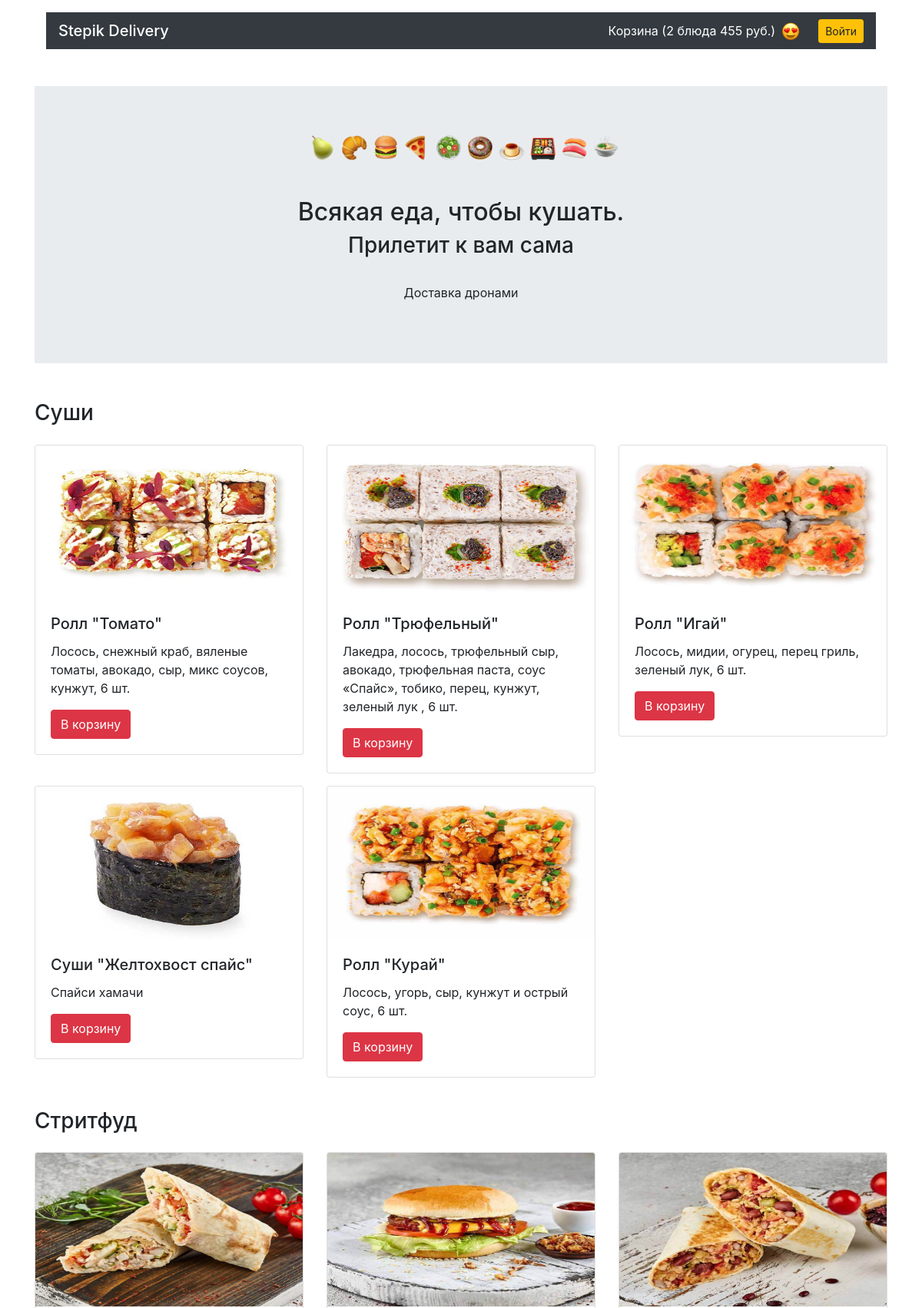
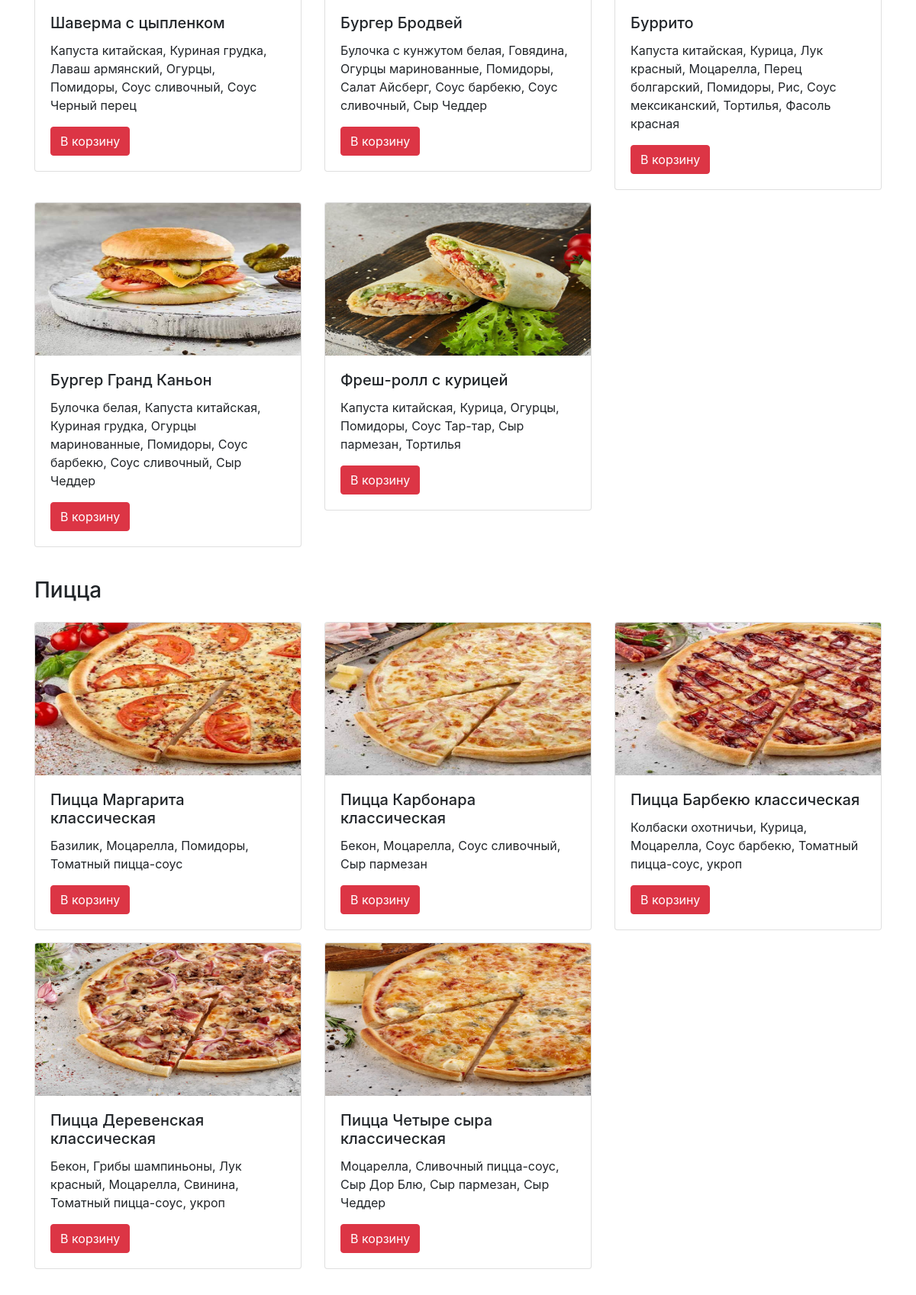
The page / (upper part) on the database its author committed (2 pictures, top to bottom).
### models.py (models this page shows)
class Category(db.Model):
    id = db.Column(db.Integer, primary_key=True)
    title = db.Column(db.String, nullable=False, unique=True)
    dish = db.relationship('Dish')

class Dish(db.Model):
    id = db.Column(db.Integer, primary_key=True)
    title = db.Column(db.String, nullable=False, unique=True)
    price = db.Column(db.Float, nullable=False)
    description = db.Column(db.String, nullable=False, unique=True)
    picture = db.Column(db.String, nullable=False, unique=True)
    category_id = db.Column(db.Integer, db.ForeignKey('category.id'))
    orders = db.relationship('Order', secondary=dishes_list, back_populates='dishes')

### views.py (the view)
@app.route('/')
def render_main():
    category_list = db.session.query(Category).all()
    dishes_items = db.session.query(Dish).all()
    return render_template('main.html', category_list=category_list, dishes_items=dishes_items)

### templates/main.html (shortened to what this page needs)
{% extends 'base.html' %}
{% block container %}
    {% include 'header.html' %}
    <section class="my-5 jumbotron jumbotron-fluid">
        <div class="text-center">
            <img class="ml-2" alt="" width="401" height="33">
            <h1 class="h2 mt-5 m-2">Всякая еда, чтобы кушать.</h1>
            <h2 class="h3">Прилетит к вам сама</h2>
            <p class="pt-4">Доставка дронами</p>
        </div>
    </section>
    {% for category in category_list %}
        <section>
            <h3 class="my-4">{{ category.title }}</h3>
            <div class="row mt-4">
                {% for item in dishes_items %}
                    {% if item.category_id==category.id  %}
                            <div class="col-12 col-md-4">
                                <div class="card mb-3">
                                    <img src='../static/pictures/{{ item.picture }}' width="300" height="200"
                                         class="card-img-top" alt="">
                                    <div class="card-body">
                                        <h4 class="h5 card-title">{{ item.title }}</h4>
                                        <p class="card-text">{{ item.description }}</p>
                                        <a href="/cart/" class="btn btn-danger">В корзину</a>
                                    </div>
                                </div>
                            </div>
                    {% endif %}
                {% endfor %}
            </div>
        </section>
    {% endfor %}
{% endblock %}

### templates/base.html (style rules this page uses)
html { position: relative; min-height: 100%; }
body { margin-bottom: 60px; }

### rows shown on the page
Category: title "Суши"
Dish: picture (picture), title "Ролл \"Томато\"", description "Лосось, снежный краб, вяленые томаты, авокадо, сыр, микс соусов, кунжут, 6 шт."
Dish: picture (picture), title "Ролл \"Трюфельный\"", description "Лакедра, лосось, трюфельный сыр, авокадо, трюфельная паста, соус «Спайс», тобико, перец, кунжут, зеленый лук , 6 шт."
Dish: picture (picture), title "Ролл \"Игай\"", description "Лосось, мидии, огурец, перец гриль, зеленый лук, 6 шт."
Dish: picture (picture), title "Суши \"Желтохвост спайс\"", description "Спайси хамачи"
Dish: picture (picture), title "Ролл \"Курай\"", description "Лосось, угорь, сыр, кунжут и острый соус, 6 шт."
Category: title "Стритфуд"
Dish: picture (picture), title "Шаверма с цыпленком", description "Капуста китайская, Куриная грудка, Лаваш армянский, Огурцы, Помидоры, Соус сливочный, Соус Черный перец"
Dish: picture (picture), title "Бургер Бродвей", description "Булочка с кунжутом белая, Говядина, Огурцы маринованные, Помидоры, Салат Айсберг, Соус барбекю, Соус сливочный, Сыр Чеддер"
Dish: picture (picture), title "Буррито", description "Капуста китайская, Курица, Лук красный, Моцарелла, Перец болгарский, Помидоры, Рис, Соус мексиканский, Тортилья, Фасоль красная"
Dish: picture (picture), title "Бургер Гранд Каньон", description "Булочка белая, Капуста китайская, Куриная грудка, Огурцы маринованные, Помидоры, Соус барбекю, Соус сливочный, Сыр Чеддер"
Dish: picture (picture), title "Фреш-ролл с курицей", description "Капуста китайская, Курица, Огурцы, Помидоры, Соус Тар-тар, Сыр пармезан, Тортилья"
Category: title "Пицца"
Dish: picture (picture), title "Пицца Маргарита классическая", description "Базилик, Моцарелла, Помидоры, Томатный пицца-соус"
Dish: picture (picture), title "Пицца Карбонара классическая", description "Бекон, Моцарелла, Соус сливочный, Сыр пармезан"
Dish: picture (picture), title "Пицца Барбекю классическая", description "Колбаски охотничьи, Курица, Моцарелла, Соус барбекю, Томатный пицца-соус, укроп"
Dish: picture (picture), title "Пицца Деревенская классическая", description "Бекон, Грибы шампиньоны, Лук красный, Моцарелла, Свинина, Томатный пицца-соус, укроп"
Dish: picture (picture), title "Пицца Четыре сыра классическая", description "Моцарелла, Сливочный пицца-соус, Сыр Дор Блю, Сыр пармезан, Сыр Чеддер"
